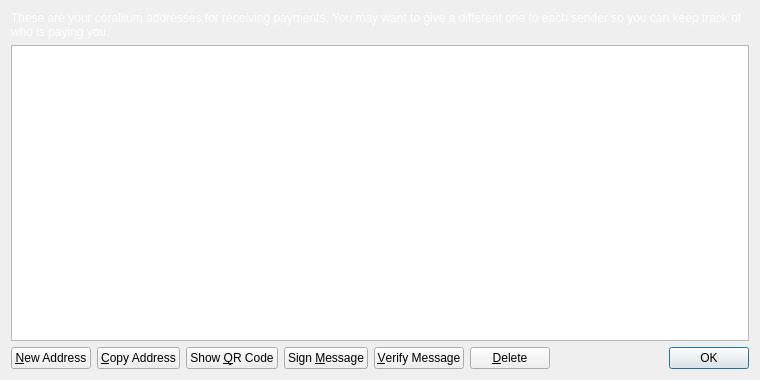
<?xml version="1.0" encoding="UTF-8"?>
<ui version="4.0">
 <class>AddressBookPage</class>
 <widget class="QWidget" name="AddressBookPage">
  <property name="geometry">
   <rect>
    <x>0</x>
    <y>0</y>
    <width>760</width>
    <height>380</height>
   </rect>
  </property>
  <property name="windowTitle">
   <string>Address Book</string>
  </property>
  <layout class="QVBoxLayout" name="verticalLayout">
   <item>
    <widget class="QLabel" name="labelExplanation">
     <property name="styleSheet">
      <string notr="true">color: #fff</string>
     </property>
     <property name="text">
      <string>These are your corallium addresses for receiving payments. You may want to give a different one to each sender so you can keep track of who is paying you.</string>
     </property>
     <property name="textFormat">
      <enum>Qt::PlainText</enum>
     </property>
     <property name="wordWrap">
      <bool>true</bool>
     </property>
    </widget>
   </item>
   <item>
    <widget class="QTableView" name="tableView">
     <property name="contextMenuPolicy">
      <enum>Qt::CustomContextMenu</enum>
     </property>
     <property name="toolTip">
      <string>Double-click to edit address or label</string>
     </property>
     <property name="tabKeyNavigation">
      <bool>false</bool>
     </property>
     <property name="alternatingRowColors">
      <bool>true</bool>
     </property>
     <property name="selectionMode">
      <enum>QAbstractItemView::SingleSelection</enum>
     </property>
     <property name="selectionBehavior">
      <enum>QAbstractItemView::SelectRows</enum>
     </property>
     <property name="sortingEnabled">
      <bool>true</bool>
     </property>
     <attribute name="verticalHeaderVisible">
      <bool>false</bool>
     </attribute>
    </widget>
   </item>
   <item>
    <layout class="QHBoxLayout" name="horizontalLayout">
     <item>
      <widget class="QPushButton" name="newAddressButton">
       <property name="toolTip">
        <string>Create a new address</string>
       </property>
       <property name="text">
        <string>&amp;New Address</string>
       </property>
       <property name="icon">
        <iconset resource="../bitcoin.qrc">
         <normaloff>:/icons/add</normaloff>:/icons/add</iconset>
       </property>
      </widget>
     </item>
     <item>
      <widget class="QPushButton" name="copyToClipboard">
       <property name="toolTip">
        <string>Copy the currently selected address to the system clipboard</string>
       </property>
       <property name="text">
        <string>&amp;Copy Address</string>
       </property>
       <property name="icon">
        <iconset resource="../bitcoin.qrc">
         <normaloff>:/icons/editcopy</normaloff>:/icons/editcopy</iconset>
       </property>
      </widget>
     </item>
     <item>
      <widget class="QPushButton" name="showQRCode">
       <property name="text">
        <string>Show &amp;QR Code</string>
       </property>
       <property name="icon">
        <iconset resource="../bitcoin.qrc">
         <normaloff>:/icons/qrcode</normaloff>:/icons/qrcode</iconset>
       </property>
      </widget>
     </item>
     <item>
      <widget class="QPushButton" name="signMessage">
       <property name="toolTip">
        <string>Sign a message to prove you own a corallium address</string>
       </property>
       <property name="text">
        <string>Sign &amp;Message</string>
       </property>
       <property name="icon">
        <iconset resource="../bitcoin.qrc">
         <normaloff>:/icons/edit</normaloff>:/icons/edit</iconset>
       </property>
      </widget>
     </item>
     <item>
      <widget class="QPushButton" name="verifyMessage">
       <property name="toolTip">
        <string>Verify a message to ensure it was signed with a specified corallium address</string>
       </property>
       <property name="text">
        <string>&amp;Verify Message</string>
       </property>
       <property name="icon">
        <iconset resource="../bitcoin.qrc">
         <normaloff>:/icons/transaction_0</normaloff>:/icons/transaction_0</iconset>
       </property>
      </widget>
     </item>
     <item>
      <widget class="QPushButton" name="deleteButton">
       <property name="toolTip">
        <string>Delete the currently selected address from the list</string>
       </property>
       <property name="text">
        <string>&amp;Delete</string>
       </property>
       <property name="icon">
        <iconset resource="../bitcoin.qrc">
         <normaloff>:/icons/remove</normaloff>:/icons/remove</iconset>
       </property>
      </widget>
     </item>
     <item>
      <spacer name="horizontalSpacer">
       <property name="orientation">
        <enum>Qt::Horizontal</enum>
       </property>
       <property name="sizeHint" stdset="0">
        <size>
         <width>40</width>
         <height>20</height>
        </size>
       </property>
      </spacer>
     </item>
     <item>
      <widget class="QDialogButtonBox" name="buttonBox">
       <property name="sizePolicy">
        <sizepolicy hsizetype="Maximum" vsizetype="Fixed">
         <horstretch>0</horstretch>
         <verstretch>0</verstretch>
        </sizepolicy>
       </property>
       <property name="standardButtons">
        <set>QDialogButtonBox::Ok</set>
       </property>
      </widget>
     </item>
    </layout>
   </item>
  </layout>
 </widget>
 <resources>
  <include location="../bitcoin.qrc"/>
 </resources>
 <connections/>
</ui>
